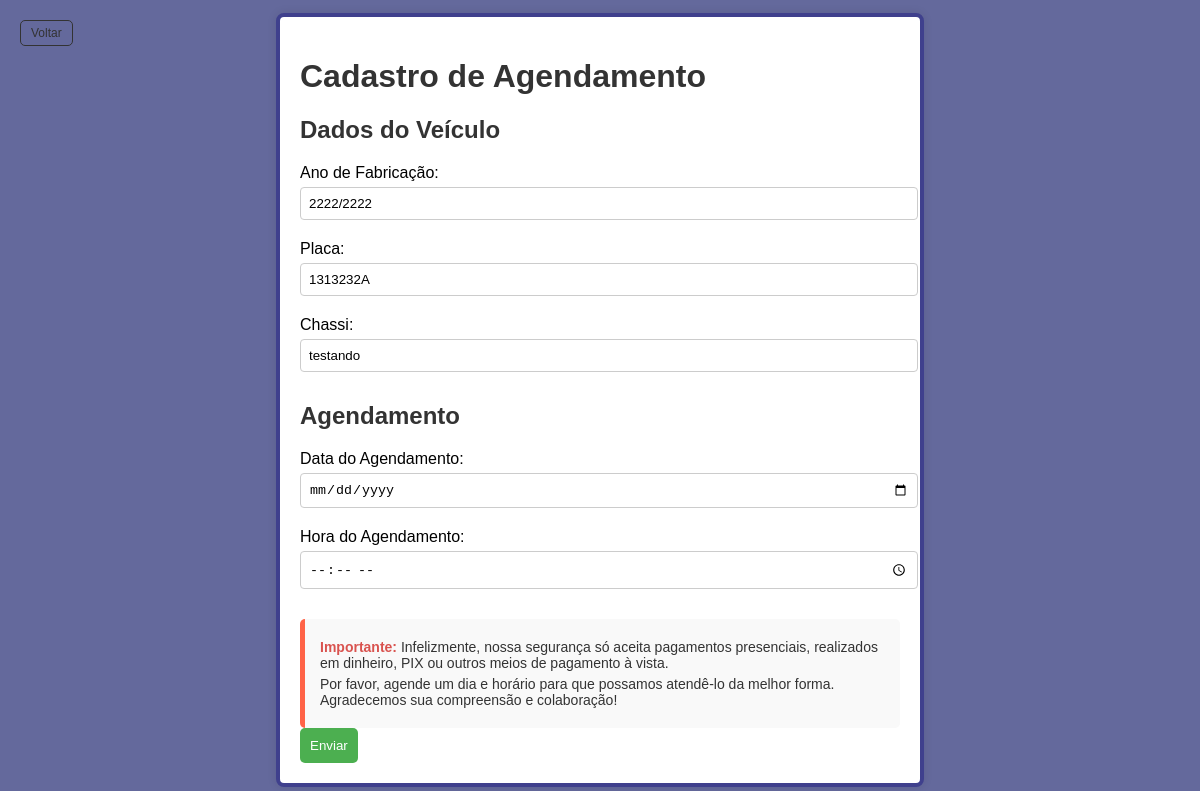
Page /pagamento.php (signed in) on the committed database.
### tables this page shows
CREATE TABLE `veiculos` (
  `id` int(11) NOT NULL,
  `marca_modelo` varchar(100) NOT NULL,
  `ano_fabricacao` varchar(9) NOT NULL,
  `placa` varchar(8) NOT NULL,
  `chassi` varchar(17) NOT NULL,
  `uso_veiculo` varchar(50) DEFAULT NULL,
  `cliente_id` int(11) DEFAULT NULL
);

### pagamento.php (the view, shortened to what this page needs)
<?php
include('banco/conexao.php');
$cliente_id = $_SESSION['cliente_id'];
$sql = "SELECT placa, chassi, ano_fabricacao FROM veiculos WHERE cliente_id = ?";
$stmt = $conn->prepare($sql);
$stmt->bind_param('i', $cliente_id);
$stmt->execute();
$result = $stmt->get_result();
$veiculo = $result->fetch_assoc();
?>
<!DOCTYPE html>
<html lang="pt-BR">
<head>
    <link rel="stylesheet" href="css/pagar.css">
</head>
<body>
    <button id="voltar" onclick="window.history.back();">Voltar</button>
    <div class="container">
        <h1>Cadastro de Agendamento</h1>
        <form method="POST" action="banco/agendamento.php">
            <h2>Dados do Veículo</h2>
            <label for="ano-fabricacao">Ano de Fabricação:</label>
            <input type="text" id="ano-fabricacao" name="ano-fabricacao" value="<?php echo htmlspecialchars($veiculo['ano_fabricacao']); ?>" readonly required>
            <label for="placa">Placa:</label>
            <input type="text" id="placa" name="placa" value="<?php echo htmlspecialchars($veiculo['placa']); ?>" readonly required>
            <label for="chassi">Chassi:</label>
            <input type="text" id="chassi" name="chassi" value="<?php echo htmlspecialchars($veiculo['chassi']); ?>" readonly required>
            <h2>Agendamento</h2>
            <label for="data">Data do Agendamento:</label>
            <input type="date" id="data" name="data" required>
            <label for="hora">Hora do Agendamento:</label>
            <input type="time" id="hora" name="hora" required>
            <div class="informativo-pagamento">
                <p><strong>Importante:</strong> Infelizmente, nossa segurança só aceita pagamentos presenciais, realizados em dinheiro, PIX ou outros meios de pagamento à vista.</p>
                <p>Por favor, agende um dia e horário para que possamos atendê-lo da melhor forma. Agradecemos sua compreensão e colaboração!</p>
            </div>
            <button type="submit">Enviar</button>
        </form>
    </div>
</body>
</html>

### css/pagar.css (style rules this page uses)
body { font-family: Arial, sans-serif; background-color: #64699C; margin: 0; padding: 0; height: 100vh; display: flex; justify-content: center; align-items: center; position: relative; }
.container { width: 600px; padding: 20px; background-color: #fff; border-radius: 8px; box-shadow: 0 0 10px rgba(0, 0, 0, 0.1); border: 4px solid rgb(63, 64, 141); position: relative; }
h1, h2 { color: #333; }
label { display: block; margin: 10px 0 5px; }
input[type="text"], input[type="email"], input[type="date"], input[type="time"], select { width: 100%; padding: 8px; margin-bottom: 10px; border: 1px solid #ccc; border-radius: 4px; }
button { background-color: #4CAF50; color: white; padding: 10px; border: none; border-radius: 5px; cursor: pointer; }
#voltar { position: absolute; top: 20px; left: 20px; background-color: transparent; color: #333; border: 1px solid #333; padding: 5px 10px; font-size: 12px; cursor: pointer; border-radius: 5px; }
.informativo-pagamento { background-color: #f9f9f9; border-left: 5px solid #FF6347; padding: 15px; margin-top: 20px; font-size: 14px; color: #333; border-radius: 5px; }
.informativo-pagamento strong { color: #d9534f; }
.informativo-pagamento p { margin: 5px 0; }

### rows in the picture
veiculos: ano-fabricacao "2222/2222", placa "1313232A", chassi "testando"
